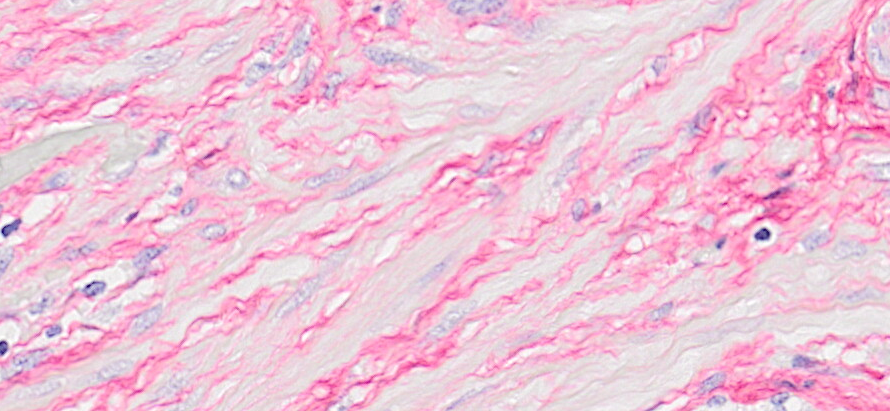
#> input picture TestImages/Picrocirius/539.vsi - 20x_BF multi-band_01Annotation (Ellipse) (Tumor)_0.tif, 890 x 411 px, found by its file name
$ python orientation.py   (older library calls are emulated)
#> lines starting #> are read from the running program, lines starting #| are printed output that depends on the picture; long printed decimals are rounded
### src/utils.py
import os
import re
import cv2
import math
import random
import shutil
import colorsys
import matplotlib
from glob import glob
import seaborn as sns
from enum import Enum
from numba import jit
from constants import *
import scipy.ndimage as ndi
import seaborn_image as isns
from correct import Correct
# matplotlib.use('Agg', force=True)
from PIL import Image, ExifTags
from matplotlib.figure import Figure
from scipy.ndimage import convolve, gaussian_filter1d
import matplotlib.pyplot as plt
from matplotlib import animation
from scipy.stats import multivariate_normal
from scipy.ndimage import binary_erosion
from scipy.ndimage import gaussian_filter
from skimage.segmentation import mark_boundaries
from skimage.morphology import dilation, disk
from mpl_toolkits.axes_grid1 import make_axes_locatable
from matplotlib.backends.backend_agg import FigureCanvasAgg

read_bar_format = "%s{l_bar}%s{bar}%s{r_bar}" % ("\033[0;34m", "\033[0;34m", "\033[0;34m")


def array_divide(a, b):
    return np.divide(a, b, out=np.zeros_like(a, dtype=np.float64), where=(b != 0), casting="unsafe")


# [342 lines left out: functions contains_oversized, normalize, info_color_map, mask_color_map, orient_vf, width_color_map and 4 more, not called in this run]


def join_path(*args):
    return os.path.join(*args).replace("\\", "/")


# [302 lines left out: functions create_folder, mean_image, cal_color_dist, crop_img_from_center, crop_img_from_center, save_result_img and 7 more, not called in this run]


class Line:
    id_counter = 0  # Class variable for tracking ID

    # [14 lines left out: function __init__, not called in this run]

    def get_contour_class(self):
        return self.cont_class

    def set_contour_class(self, cont_class):
        self.cont_class = cont_class

    def get_x_coordinates(self):
        return self.col

    def get_y_coordinates(self):
        return self.row

    def get_response(self):
        return self.response

    def get_intensity(self):
        return self.intensity

    def get_angle(self):
        return self.angle

    def get_asymmetry(self):
        return self.asymmetry

    def get_line_width_l(self):
        return self.width_l

    def get_line_width_r(self):
        return self.width_r

    def get_number(self):
        return self.num

    def get_id(self):
        return self.id

    def get_line_class(self):
        return self.get_contour_class()

    # [10 lines left out: functions get_start_or_end_position, estimate_length, not called in this run]

    @classmethod
    def reset_counter(cls):
        cls.id_counter = 0


class Crossref:
    # [5 lines left out: function __init__, not called in this run]

    def __lt__(self, other):
        # Reverse the logic for descending order
        return self.value > other.value


class LinesUtil:
    DERIV_R = 1  # Derivative in row direction
    DERIV_C = 2  # Derivative in column direction
    DERIV_RR = 3  # Second derivative in row direction
    DERIV_RC = 4  # Second derivative in row and column direction
    DERIV_CC = 5  # Second derivative in column direction

    MODE_LIGHT = 1  # Extract bright lines
    MODE_DARK = 2  # Extract dark lines

    MAX_SIZE_MASK_0 = 3.09023230616781  # Size for Gaussian mask
    MAX_SIZE_MASK_1 = 3.46087178201605  # Size for 1st derivative mask
    MAX_SIZE_MASK_2 = 3.82922419517181  # Size for 2nd derivative mask

    @staticmethod
    def MASK_SIZE(MAX, sigma):
        return int(MAX * sigma + 0.5)  # Maximum mask index

    @staticmethod
    def LINCOOR(row, col, width):
        return row * width + col

    @staticmethod
    def BR(row, height):
        return np.abs(row) if row < 0 else (height - row + height - 2) if row >= height else row

    @staticmethod
    def BC(col, width):
        return np.abs(col) if col < 0 else (width - col + width - 2) if col >= width else col

    class ContourClass(Enum):
        # The cont no junc
        cont_no_junc = 1,
        # The cont start junc
        # no end point is a junction
        cont_start_junc = 2,
        # The cont end junc.
        # only the start point of the line is a junction
        cont_end_junc = 3,
        # The cont both junc.
        # only the end point of the line is a junction
        cont_both_junc = 4,
        # The cont closed.
        # both end points of the line are junctions
        cont_closed = 5  # the contour is closed


class Junction:
    # [17 lines left out: functions __init__, __lt__, not called in this run]


class Normal:
    SQRT_2_PI_INV = 0.39894228040143267793994605993
    SQRTPI = 1.772453850905516027
    UPPERLIMIT = 20.0

    P10 = 242.66795523053175
    P11 = 21.979261618294152
    P12 = 6.9963834886191355
    P13 = -.035609843701815385

    Q10 = 215.05887586986120
    Q11 = 91.164905404514901
    Q12 = 15.082797630407787
    Q13 = 1.0

    P20 = 300.4592610201616005
    P21 = 451.9189537118729422
    P22 = 339.3208167343436870
    P23 = 152.9892850469404039
    P24 = 43.16222722205673530
    P25 = 7.211758250883093659
    P26 = .5641955174789739711
    P27 = -.0000001368648573827167067

    Q20 = 300.4592609569832933
    Q21 = 790.9509253278980272
    Q22 = 931.3540948506096211
    Q23 = 638.9802644656311665
    Q24 = 277.5854447439876434
    Q25 = 77.00015293522947295
    Q26 = 12.78272731962942351
    Q27 = 1.0

    P30 = -.00299610707703542174
    P31 = -.0494730910623250734
    P32 = -.226956593539686930
    P33 = -.278661308609647788
    P34 = -.0223192459734184686

    Q30 = .0106209230528467918
    Q31 = .191308926107829841
    Q32 = 1.05167510706793207
    Q33 = 1.98733201817135256
    Q34 = 1.0

    SQRT2 = 1.41421356237309504880

    # [50 lines left out: function getNormal, not called in this run]


def phi0(x, sigma):
    return Normal.getNormal(x / sigma)


def phi1(x, sigma):
    t = x / sigma
    return Normal.SQRT_2_PI_INV / sigma * np.exp(-0.5 * t * t)


def phi2(x, sigma):
    t = x / sigma
    return -x * Normal.SQRT_2_PI_INV / (sigma ** 3.0) * np.exp(-0.5 * t * t)


# [105 lines left out: functions compute_gauss_mask_0, compute_gauss_mask_1, compute_gauss_mask_2, convolve_gauss, compute_eigenvals, not called in this run]


def normalize(x, pmin=2, pmax=98, axis=None, eps=1e-20, dtype=np.float32):
    """Percentile-based image normalization."""

    mi = np.percentile(x, pmin, axis=axis, keepdims=True)
    ma = np.percentile(x, pmax, axis=axis, keepdims=True)
    if dtype is not None:
        x = x.astype(dtype, copy=False)
        mi = dtype(mi) if np.isscalar(mi) else mi.astype(dtype, copy=False)
        ma = dtype(ma) if np.isscalar(ma) else ma.astype(dtype, copy=False)
        eps = dtype(eps)

    x = (x - mi) / (ma - mi + eps)

    return np.clip(x, 0, 1)


# [462 lines left out: functions closest_point, bresenham, interpolate_gradient_test, fill_gaps, detect_branches, detect_ends and 8 more, not called in this run]


# [3 lines that do not run on import are left out]

### src/orientation.py
import cv2
import numpy as np
from scipy.stats import circvar, kurtosis
import imageio.v3 as iio
from skimage.util import img_as_bool
import matplotlib.pyplot as plt
from matplotlib.backends.backend_agg import FigureCanvasAgg
from matplotlib.figure import Figure
from utils import normalize


class OrientationAnalyzer:
    def __init__(self, sigma=2.0):
        self.sigma = sigma
        self.image = None
        self.gray = None
        self.orient = None
        self.coherency = None
        self.energy = None
        self.dxx = None
        self.dxy = None
        self.dyy = None

    def compute_orient(self, image):
        self.image = iio.imread(image) if isinstance(image, str) else image
#> self.image is the input picture: shape (411, 890, 3); mean R, G, B 238.2, 195.2, 215.5

        # Normalize to uint8 if needed
        if self.image.dtype != np.uint8:
            self.image = ((image - image.min()) / (image.max() - image.min()) * 255).astype(np.uint8)
        self.gray = cv2.cvtColor(self.image, cv2.COLOR_RGB2GRAY) if self.image.ndim == 3 else self.image

        gray = self.gray.astype(float)

        blur = cv2.GaussianBlur(gray, (0, 0), sigmaX=self.sigma, sigmaY=self.sigma)
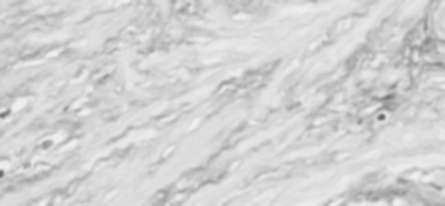
#> blur: shape (411, 890) float64 (shown at 1/2 size); min 95.71, max 241.3, mean 210.4
        grad_x = cv2.Sobel(blur, cv2.CV_64F, 1, 0, ksize=3,	borderType=cv2.BORDER_REFLECT)
        grad_y = cv2.Sobel(blur, cv2.CV_64F, 0, 1, ksize=3,	borderType=cv2.BORDER_REFLECT)

        dxx = cv2.GaussianBlur(grad_x * grad_x, (0, 0), sigmaX=self.sigma, sigmaY=self.sigma)
        dxy = cv2.GaussianBlur(grad_x * grad_y, (0, 0), sigmaX=self.sigma, sigmaY=self.sigma)
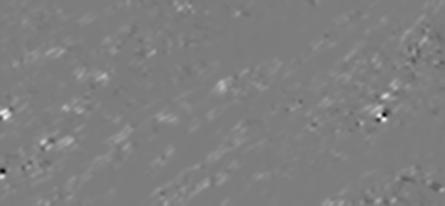
#> dxy: shape (411, 890) float64 (shown at 1/2 size); min -3887.2, max 4049.2, mean 74.8; drawn with min black and max white
        dyy = cv2.GaussianBlur(grad_y * grad_y, (0, 0), sigmaX=self.sigma, sigmaY=self.sigma)
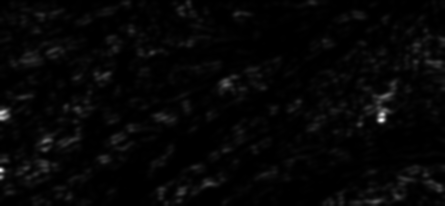
#> dyy: shape (411, 890) float64 (shown at 1/2 size); min 0.571, max 11570.7, mean 287.3; drawn with min black and max white

        # Ensure energy in [0, 1]
        energy = dxx + dyy
        self.energy = normalize(energy, 2, 98)
#> in normalize, `mi = np.percentile(x, pmin, axis=axis, keepdims=True)`: mi = [15.97]
#> in normalize, `ma = np.percentile(x, pmax, axis=axis, keepdims=True)`: ma = [2112.6]
#> in normalize, `return np.clip(x, 0, 1)`:
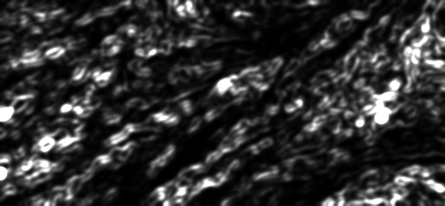
#> returned value: shape (411, 890) float32 (shown at 1/2 size); min 0, max 1, mean 0.188

        # Ensure orientation is in [-pi/2, pi/2]
        self.orient = 0.5 * np.arctan2(2.0 * dxy, dyy - dxx)
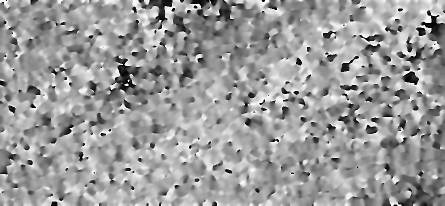
#> self.orient: shape (411, 890) float64 (shown at 1/2 size); min -1.57, max 1.57, mean 0.347; drawn with min black and max white
        self.orient[self.orient > np.pi / 2] = self.orient[self.orient > np.pi / 2] - np.pi
        self.orient[self.orient < -np.pi / 2] = self.orient[self.orient < -np.pi / 2] + np.pi

        # Coherency in[0, 1]
        self.coherency = np.sqrt((dyy - dxx) ** 2 + 4.0 * dxy ** 2) / (dxx + dyy + np.finfo(float).eps)
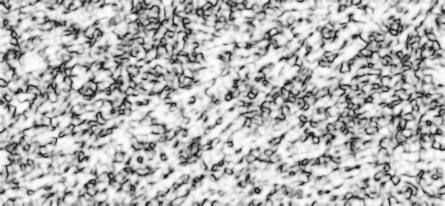
#> self.coherency: shape (411, 890) float64 (shown at 1/2 size); min 0.000812, max 0.997, mean 0.711
#| 1.138

        self.dxx = dxx
        self.dxy = dxy
        self.dyy = dyy

    # [32 lines left out: functions get_orientation_image, get_coherency_image, get_energy_image, mean_orientation, mean_coherency, not called in this run]

    def circular_variance(self, mask=None):
        mask = np.ones_like(self.gray, dtype=bool)if mask is None else img_as_bool(mask)
        return circvar(self.orient[mask] + np.pi/2.0, high=np.pi)

    # [13 lines left out: function randomness_orientation, not called in this run]

    def draw_angular_hist(self, N=8, mask=None):
#> called with N = 8
        mask = np.ones_like(self.gray, dtype=bool) if mask is None else img_as_bool(mask)
        if mask.sum() == 0:
            return np.zeros((mask.shape[0], mask.shape[1], 4), dtype=np.uint8)

        fig = Figure(figsize=(4, 4), dpi=200)
        ax = fig.add_subplot(polar=True)

        # draw right half in [-pi/2, pi/2]
        angles = self.orient[mask]
        distribution = np.histogram(angles, bins=N, range=(-0.5*np.pi, 0.5*np.pi), density=True)[0]
#> distribution = [0.0722, 0.0674, 0.108, 0.298, 0.67, 0.815, 0.383, 0.134]
        theta = (np.arange(N) + 0.5) * np.pi / N - np.pi/2.0
        width = np.pi / N  # Width of bars
        colors = plt.cm.hsv((theta+np.pi/2.0) / np.pi)

        # draw symmetric half in[pi/2, 1.5*pi]
        ax.bar(theta, distribution, width=width, color=colors)
        distribution = np.histogram(angles+np.pi, bins=N, range=(0.5 * np.pi, 1.5 * np.pi), density=True)[0]
        theta = (np.arange(N) + 0.5) * np.pi / N + np.pi / 2.0
        width = np.pi / N  # Width of bars
        colors = plt.cm.hsv((theta - np.pi / 2.0) / np.pi)
        ax.bar(theta, distribution, width=width, color=colors)

        ax.set_yticklabels([])
        ax.set_xticks([i/4.0*np.pi for i in range(8)])
        ax.set_xticklabels([r'$0$', r'$\frac{\pi}{4}$', r'$\frac{\pi}{2}$', r'$\frac{3\pi}{4}$',
                            r'$\pi$', r'$\frac{5\pi}{4}$', r'$\frac{3\pi}{2}$', r'$\frac{7\pi}{4}$'])
        ax.tick_params(labelsize=8)
        ax.set_title('Angular Distribution', pad=-5, fontsize=8)
        # plt.pause(0.1)
        canvas = FigureCanvasAgg(fig)
        canvas.draw()
        s, (width, height) = canvas.print_to_buffer()
        X = np.frombuffer(s, np.uint8).reshape((height, width, 4))
        return X[..., :3]

    # [82 lines left out: functions draw_vector_field, draw_color_survey, not called in this run]


if __name__ == "__main__":

    dir_analyzer = OrientationAnalyzer(3.0)
    dir_analyzer.compute_orient(
        '/Users/lxfhfut/Dropbox/Garvan/Cabana/539.vsi - 20x_BF multi-band_01Annotation (Ellipse) (Tumor)_0.tif')
    print(dir_analyzer.circular_variance())
    print(kurtosis(dir_analyzer.orient.flatten()))
    circular_hist = dir_analyzer.draw_angular_hist()
    fig, ax = plt.subplots()
    ax.imshow(circular_hist)
    fig.patch.set_visible(False)
    ax.axis('off')
    plt.show()
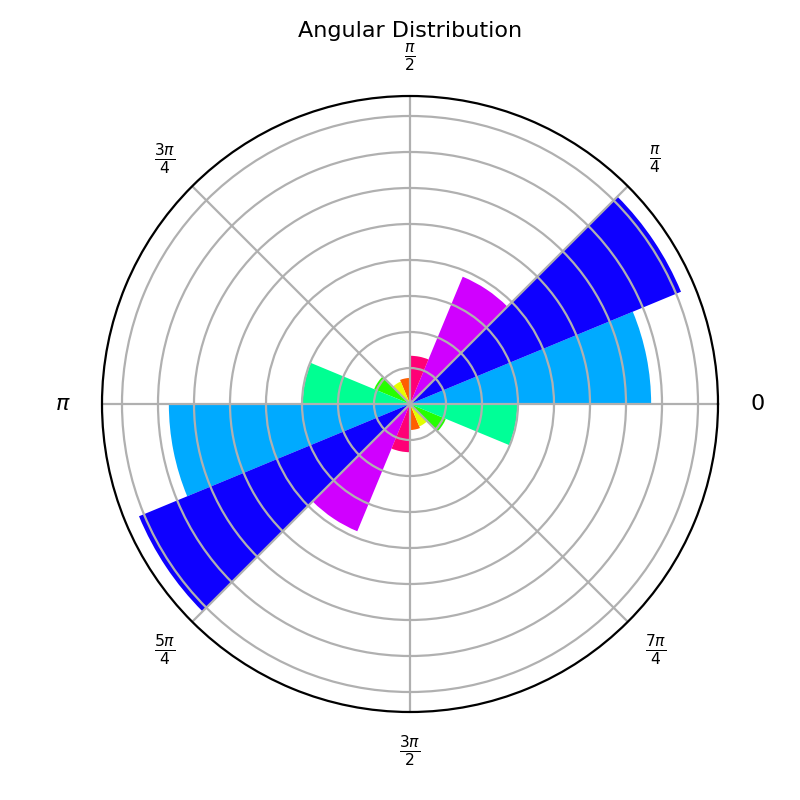
#> shown: shape (800, 800, 3); mean R, G, B 227.4, 231.5, 248.5
    # dir_analyzer.draw_angular_hist()
    # fig, axes = plt.subplots(2, 3, figsize=(16, 8))
    # axes[0, 0].imshow(rgb)
    # axes[0, 1].imshow(energy, cmap='gray')
    # axes[0, 2].imshow(orient, cmap='gray')
    # axes[1, 0].imshow(coherency, cmap='gray')
    # axes[1, 1].imshow(vector_field)
    # axes[1, 2].imshow(color_survey)
    # plt.show()

$ run again, with TestImages/Picrocirius/540.vsi - 20x_BF multi-band_01Annotation (Ellipse) (Tumor)_0.tif copied over TestImages/Picrocirius/539.vsi - 20x_BF multi-band_01Annotation (Ellipse) (Tumor)_0.tif
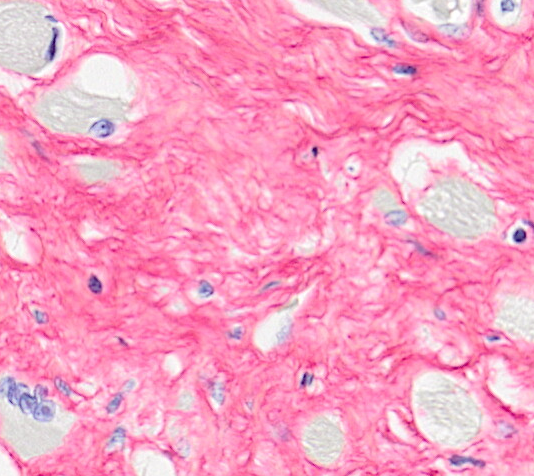
#> input picture TestImages/Picrocirius/540.vsi - 20x_BF multi-band_01Annotation (Ellipse) (Tumor)_0.tif, 534 x 476 px, found by its file name
#> in compute_orient, self.image is the input picture: shape (476, 534, 3); mean R, G, B 246.4, 158, 194.4
#> mi = [39.5]
#> ma = [3145.7]
#> in compute_orient, `self.coherency = np.sqrt((dyy - dxx) ** 2 + 4.0 * dxy ** 2) / (dxx + d..`:
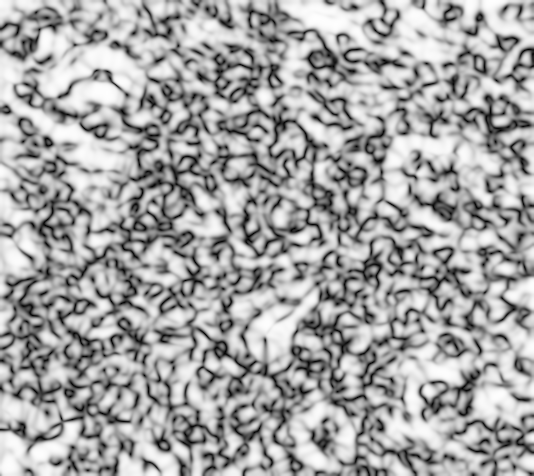
#> self.coherency: shape (476, 534) float64; min 0.00176, max 0.998, mean 0.649
#| -0.711
#> distribution = [0.212, 0.307, 0.487, 0.499, 0.37, 0.265, 0.218, 0.189]
#> `plt.show()`:
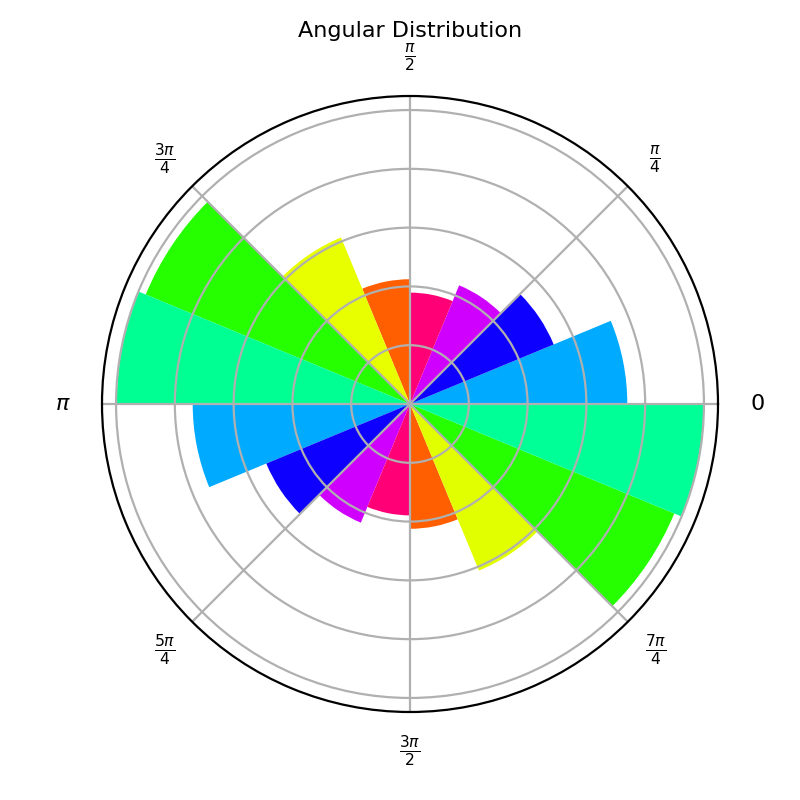
#> shown: shape (800, 800, 3); mean R, G, B 216.1, 239, 225.1

$ run again, with TestImages/Picrocirius/565.vsi - 20x_BF multi-band_01Annotation (Ellipse) (Tumor)_4.tif copied over TestImages/Picrocirius/539.vsi - 20x_BF multi-band_01Annotation (Ellipse) (Tumor)_0.tif
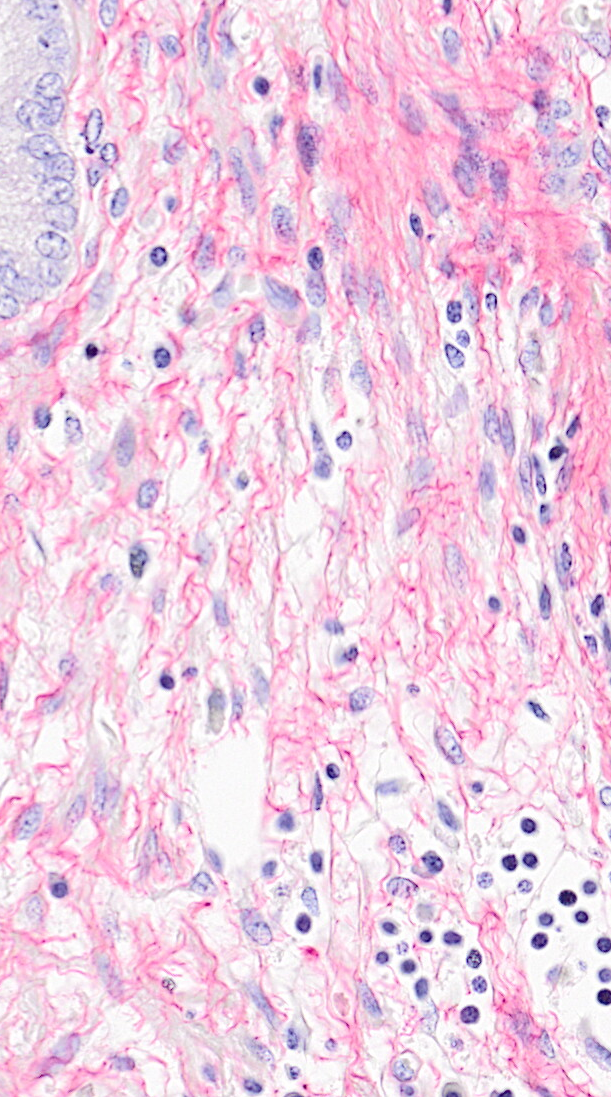
#> input picture TestImages/Picrocirius/565.vsi - 20x_BF multi-band_01Annotation (Ellipse) (Tumor)_4.tif, 611 x 1097 px, found by its file name
#> in compute_orient, self.image is the input picture: shape (1097, 611, 3); mean R, G, B 237.3, 205.3, 226.6
#> mi = [43.64]
#> ma = [6567.8]
#> in compute_orient, `self.coherency = np.sqrt((dyy - dxx) ** 2 + 4.0 * dxy ** 2) / (dxx + d..`:
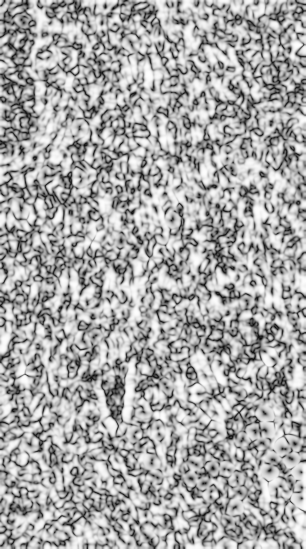
#> self.coherency: shape (1097, 611) float64 (shown at 1/2 size); min 0.000877, max 0.998, mean 0.66
#| -1.530
#> distribution = [0.576, 0.39, 0.239, 0.178, 0.171, 0.202, 0.311, 0.478]
#> `plt.show()`:
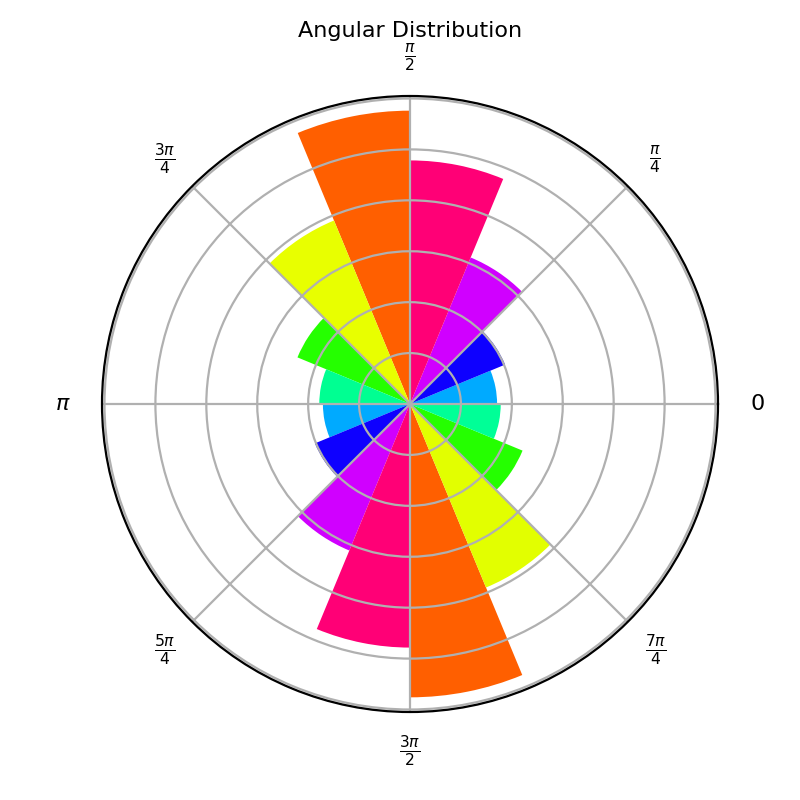
#> shown: shape (800, 800, 3); mean R, G, B 243.4, 228, 224.4
